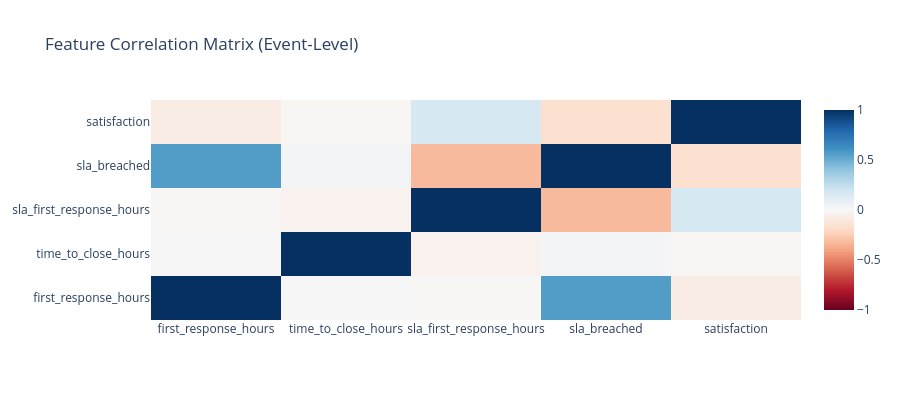

Notebook source saved alongside this figure:
### Markdown cell above
## 1c.8 Correlation Matrix Analysis

**📊 Understanding Feature Relationships:**

This section shows feature-feature relationships in two complementary ways:
- **Correlation Matrix**: Numerical summary (r values)
- **Scatter Matrix**: Visual relationships with cohort overlay

| Correlation | Interpretation | Action |
|-------------|----------------|--------|
| `\|r\|` > 0.9 | Near-duplicate features | Remove one |
| `\|r\|` > 0.7 | Strong relationship | Consider combining |
| `\|r\|` < 0.3 | Weak/no relationship | Independent features |

### Code cell
# Correlation matrix for numeric event attributes
# Define analysis columns - exclude entity, time, target, and temporal metadata
numeric_event_cols = [c for c in df.select_dtypes(include=[np.number]).columns
                      if c not in [ENTITY_COLUMN, TIME_COLUMN, TARGET_COLUMN]
                      and c not in TEMPORAL_METADATA_COLS
                      and 'target' not in c.lower()]

excluded_cols = [c for c in df.select_dtypes(include=[np.number]).columns if c not in numeric_event_cols]

print(f"Correlation Analysis (event-level, n={len(df):,})")
print(f"  Included ({len(numeric_event_cols)}): {numeric_event_cols}")
print(f"  Excluded ({len(excluded_cols)}): {excluded_cols}")

if len(numeric_event_cols) >= 2:
    corr_matrix = df[numeric_event_cols].corr()
    fig = charts.heatmap(
        corr_matrix.values, x_labels=numeric_event_cols, y_labels=numeric_event_cols,
        title="Feature Correlation Matrix (Event-Level)"
    )
    display_figure(fig)

    # High correlation pairs
    high_corr = []
    for i in range(len(numeric_event_cols)):
        for j in range(i+1, len(numeric_event_cols)):
            corr_val = corr_matrix.iloc[i, j]
            if abs(corr_val) > 0.7:
                high_corr.append((numeric_event_cols[i], numeric_event_cols[j], corr_val))

    if high_corr:
        print("\n⚠️ Highly correlated pairs (|r| > 0.7):")
        for c1, c2, r in sorted(high_corr, key=lambda x: abs(x[2]), reverse=True)[:5]:
            print(f"   {c1} ↔ {c2}: r={r:.2f}")

### Figure 1 — Plotly figure (JSON) as saved in the notebook; plotly's stock layout.template omitted (floating-point values rounded to 4 significant figures)
{"data": [{"colorscale": [[0.0, "rgb(103,0,31)"], [0.1, "rgb(178,24,43)"], [0.2, "rgb(214,96,77)"], [0.3, "rgb(244,165,130)"], [0.4, "rgb(253,219,199)"], [0.5, "rgb(247,247,247)"], [0.6, "rgb(209,229,240)"], [0.7, "rgb(146,197,222)"], [0.8, "rgb(67,147,195)"], [0.9, "rgb(33,102,172)"], [1.0, "rgb(5,48,97)"]], "type": "heatmap", "x": ["first_response_hours", "time_to_close_hours", "sla_first_response_hours", "sla_breached", "satisfaction"], "y": ["first_response_hours", "time_to_close_hours", "sla_first_response_hours", "sla_breached", "satisfaction"], "z": [[1.0, -0.004893, -0.008767, 0.5633, -0.07941], [-0.004893, 1.0, -0.04183, 0.0278, -0.01702], [-0.008767, -0.04183, 1.0, -0.3225, 0.1715], [0.5633, 0.0278, -0.3225, 1.0, -0.1565], [-0.07941, -0.01702, 0.1715, -0.1565, 1.0]], "zmid": 0}], "layout": {"height": 400, "title": {"text": "Feature Correlation Matrix (Event-Level)"}}}
